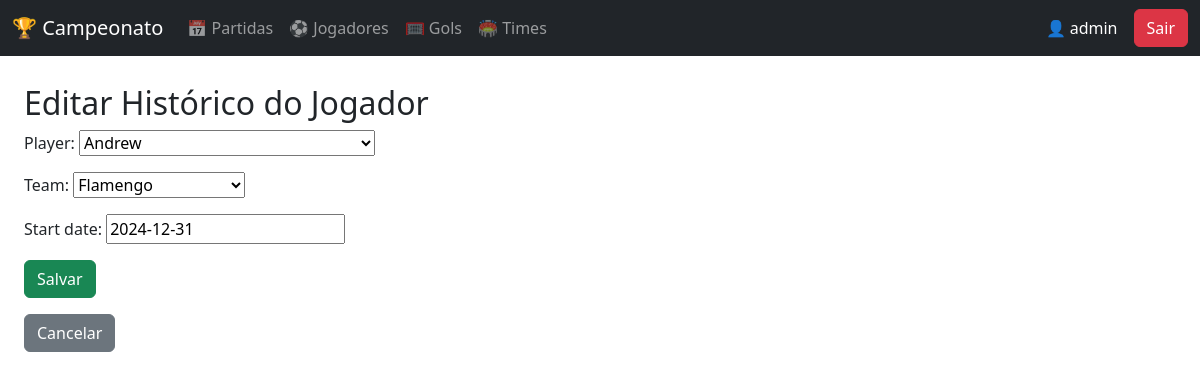
Screenshot of /playerteamhistories/7552/edit/ (signed in) with the database file from the repository.
### core/models.py (models this page shows, shortened)
class PlayerTeamHistory(models.Model):
    player = models.ForeignKey(Player, on_delete=models.CASCADE, related_name="teams")
    team = models.ForeignKey(Team, on_delete=models.CASCADE)
    start_date = models.DateField()

### core/views.py (the view)
# urls.py: path("playerteamhistories/<int:pk>/edit/", PlayerTeamHistoryUpdateView.as_view(), name="playerteamhistory_edit"),
class PlayerTeamHistoryUpdateView(LoginRequiredMixin, UpdateView):
    model = PlayerTeamHistory
    template_name = "core/playerteamhistory/playerteamhistory_form.html"
    fields = ["player", "team", "start_date"]
    success_url = reverse_lazy("playerteamhistory_list")

### core/models.py (called while the page is built)
    def __str__(self):
        return self.name

    def __str__(self):
        return self.name

### core/templates/core/playerteamhistory/playerteamhistory_form.html (shortened to what this page needs)
{% extends "base.html" %}
{% block content %}
<div class="container mt-4">
    <h2>{% if form.instance.pk %}Editar Histórico do Jogador{% else %}Novo Histórico do Jogador{% endif %}</h2>
    <form method="post">
        {{ form.as_p }}
        <button type="submit" class="btn btn-success">Salvar</button>
    </form>
    <a href="{% url 'playerteamhistory_list' %}" class="btn btn-secondary mt-3">Cancelar</a>
</div>
{% endblock %}

### core/templates/base.html (shortened to what this page needs)
<!DOCTYPE html>
<html lang="pt">
<head>
    <link rel="stylesheet" href="https://cdn.jsdelivr.net/npm/bootstrap@5.3.0/dist/css/bootstrap.min.css">
</head>
<body>
    <nav class="navbar navbar-expand-lg navbar-dark bg-dark fixed-top">
        <div class="container">
            <a class="navbar-brand" href="{% url 'home' %}">🏆 Campeonato</a>
            <div class="collapse navbar-collapse" id="navbarNav">
                <ul class="navbar-nav">
                    <li class="nav-item"><a class="nav-link" href="{% url 'match_list' %}">📅 Partidas</a></li>
                    <li class="nav-item"><a class="nav-link" href="{% url 'player_list' %}">⚽ Jogadores</a></li>
                    <li class="nav-item"><a class="nav-link" href="{% url 'goal_list' %}">🥅 Gols</a></li>
                    <li class="nav-item"><a class="nav-link" href="{% url 'team_list' %}">🏟️ Times</a></li>
                </ul>
                <ul class="navbar-nav ms-auto">
                    {% if user.is_authenticated %}
                        <li class="nav-item d-flex align-items-center">
                            <span class="navbar-text text-white me-3">
                                👤 {{ user.username }}
                            </span>
                            <form method="post" action="{% url 'logout' %}">
                                <button type="submit" class="btn btn-danger">Sair</button>
                            </form>
                        </li>
                    {% endif %}
                </ul>
            </div>
        </div>
    </nav>
    <div class="container">
        {% block content %}
        {% endblock %}
    </div>
</body>
</html>

### core/templates/base.html (style rules this page uses)
body { padding-top: 60px; }
.container { max-width: 1200px; }

### rows the page displays
PlayerTeamHistory: player "Andrew", team "Flamengo", start_date "2024-12-31"

### other values shown
{{ user.username }} "admin"
